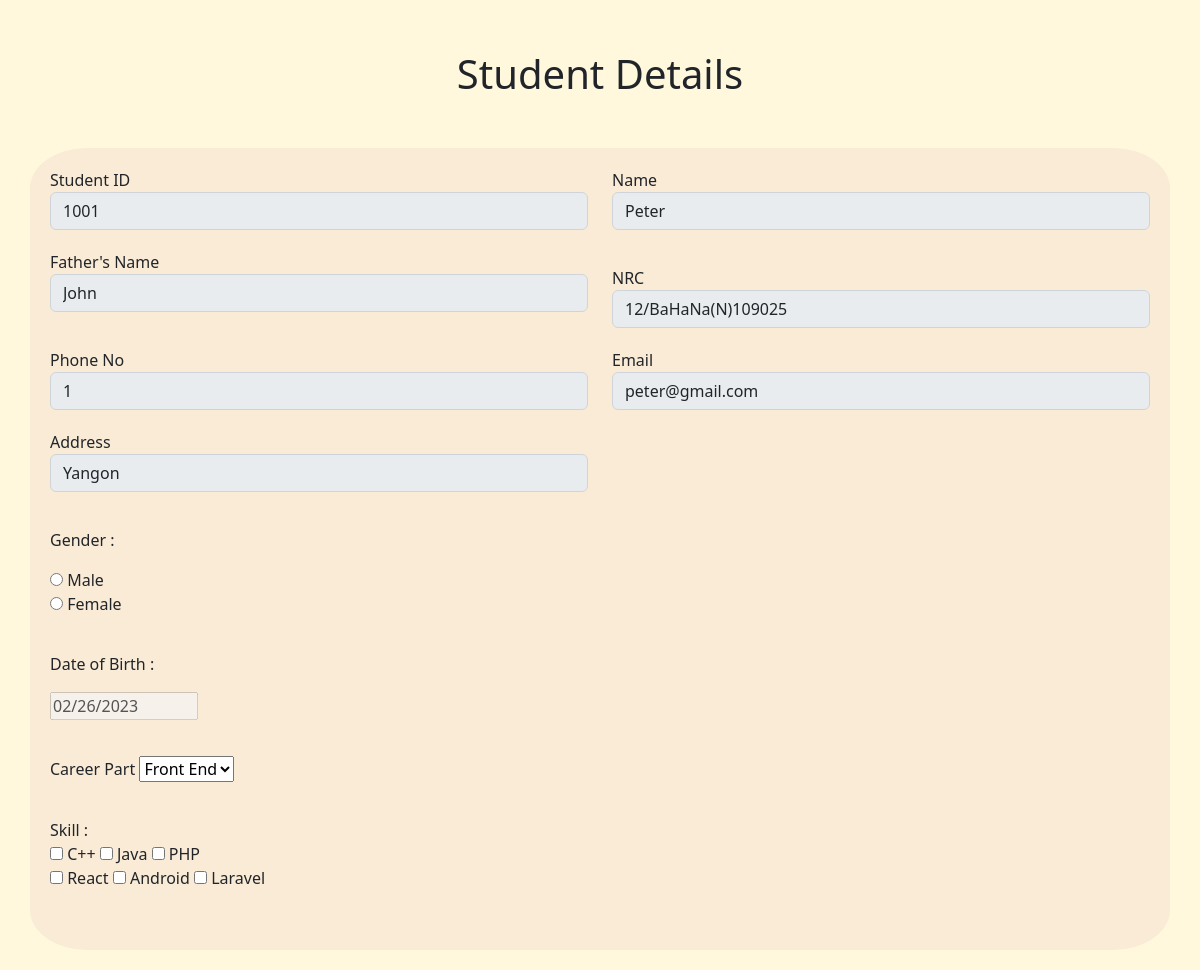
The app's page /detail.php?stu_id=1001 with its own data.
### tables this page shows
CREATE TABLE `students` (
  `id` int(11) NOT NULL,
  `student_id` int(11) NOT NULL,
  `name` varchar(50) NOT NULL,
  `father_name` varchar(50) NOT NULL,
  `nrc` varchar(50) NOT NULL,
  `phone_no` varchar(20) NOT NULL,
  `email` varchar(30) NOT NULL,
  `gender` varchar(11) NOT NULL,
  `dob` date NOT NULL,
  `address` varchar(100) NOT NULL,
  `career` varchar(11) NOT NULL,
  `skill` varchar(255) NOT NULL,
  `file` varchar(50) NOT NULL,
  `flag` int(11) NOT NULL,
  `created_at` date NOT NULL,
  `updated_at` date NOT NULL
);

### detail.php (the view, shortened to what this page needs)
<!DOCTYPE html>
<html lang="en">
<head>
    <link href="https://cdn.jsdelivr.net/npm/bootstrap@5.2.0-beta1/dist/css/bootstrap.min.css" rel="stylesheet">
    <link rel="stylesheet" href="style.css">
</head>
<body style="background-color: cornsilk;">
    <section style="margin-bottom: 20px;">
        <h1 style="text-align: center;margin: 50px 0;">Student Details</h1>
        <div class="container">
            <form action="add-data.php" method="post" enctype="multipart/form-data">
                <div class="row">
                <?php
                    require_once "conn.php";
                    if ($_GET) {
                        $stu_id =  $_GET['stu_id'];
                    }
                    $sql_query = "SELECT `student_id`, `name`, `father_name`, `nrc`, `phone_no`, `email`, `gender`, `dob`, `address`, `career`, `skill`, `file`
                                    FROM students WHERE `student_id`=$stu_id";
                    if ($result = $conn->query($sql_query)) {
                        while ($row = $result->fetch_assoc()) {
                            $stu_id = $row['student_id'];
                            $stu_name = $row['name'];
                            $email = $row['email'];
                            $f_name = $row['father_name'];
                            $nrc = $row['nrc'];
                            $phno = $row['gender'];
                            $dob = $row['dob'];
                            $address = $row['address'];
                        }
                    }
                    ?>
                    <div class="form-group col-lg-6">
                        <label for="">Student ID</label>
                        <?php
                        echo "<input type='text' name='stu_id' id='id' class='form-control' value=$stu_id disabled>";
                        ?>
                    </div>
                    <div class="form-group col-lg-6">
                        <label for="">Name</label>
                        <?php
                        echo "<input type='text' name='stu_name' id='stu_name' class='form-control' value=$stu_name disabled>";
                        ?>
                    </div>
                    <div class="form-group col-lg-6">
                        <label for="">Father's Name</label>
                        <?php
                        echo "<input type='text' name='f_name' id='f_name' class='form-control' value=$f_name disabled>";
                        ?>
                    </div>
                    <div class="form-group col-lg-6 mt-3">
                        <label for="">NRC</label>
                        <?php
                        echo "<input type='text' name='nrc' id='nrc' class='form-control' value=$nrc disabled>";
                        ?>
                    </div>
                    <div class="form-group col-lg-6">
                        <label for="">Phone No</label>
                        <?php
                        echo "<input type='text' name='phno' id='phno' class='form-control' value=$phno disabled>";
                        ?>
                    </div>
                    <div class="form-group col-lg-6">
                        <label for="">Email</label>
                        <?php
                        echo "<input type='text' name='email' id='email' class='form-control' value=$email disabled>";
                        ?>
                    </div>
                    <div class="form-group col-lg-6">
                        <label for="">Address</label>
                        <?php
                        echo "<input type='text' name='address' id='address' class='form-control' value=$address disabled>";
                        ?>
                    </div>
                    <div class="form-group col-lg-6"></div>
                    <div class="form-group col-lg-12 mt-3">
                        <p>Gender : </p>
                        <input type="radio" id="gender" name="gender" value=1>
                        <label for="gender">Male</label><br>
                        <input type="radio" id="gender" name="gender" value=2>
                        <label for="gender">Female</label><br>
                    </div>
                    <div class="form-group col-lg-12 mt-3">
                        <p>Date of Birth : </p>
                        <?php
                        echo "<input type='date' id='date' name='dob' value=$dob disabled>";
                        ?>
                    </div>
                    <div class="form-group col-lg-6 mt-3">
                    <label for="career">Career Part</label>
                    <select name="career" id="career">
                        <option value=1>Front End</option>
                    </select>
                    </div><div class="form-group col-lg-6"></div>
                    <div class="form-group col-lg-12 mt-3">
                        <label for="fileselect">Skill : </label>
                        <br>
                        <input type="checkbox" id="cpp" name="skills[]" value=1 />
                        <label>C++</label>
                        <input type="checkbox" id="jv" name="skills[]" value=2 />
                        <label>Java</label>
                        <input type="checkbox" id="php" name="skills[]" value=3 />
                        <label>PHP</label> <br>
                        <input type="checkbox" id="rct" name="skills[]" value=4 />
                        <label>React</label>
                        <input type="checkbox" id="and" name="skills[]" value=5 />
                        <label>Android</label>
                        <input type="checkbox" id="lrv" name="skills[]" value=6 />
                        <label>Laravel</label>
                    </div>
                </div>
            </form>
        </div>
    </section>
</body>
</html>

### style.css (style rules this page uses)
.container { max-width: auto; margin: 0 auto; padding: 20px; background-color: antiquewhite; border-radius: 5%; }
h1 { text-align: center; margin-bottom: 30px; }
.form-group { margin-bottom: 20px; }

### records on screen
students: stu_id "1001", stu_name "Peter", f_name "John", nrc "12/BaHaNa(N)109025", phno "1", email "peter@gmail.com", address "Yangon", dob "02/26/2023"
